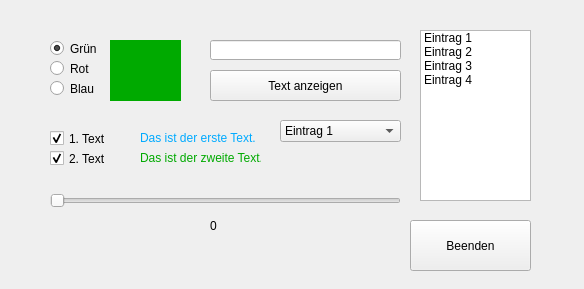
<?xml version="1.0" encoding="UTF-8"?>
<ui version="4.0">
 <class>frmMain</class>
 <widget class="QWidget" name="frmMain">
  <property name="geometry">
   <rect>
    <x>0</x>
    <y>0</y>
    <width>584</width>
    <height>289</height>
   </rect>
  </property>
  <property name="windowTitle">
   <string>GUI - Grundelemente</string>
  </property>
  <widget class="QPushButton" name="btnClose">
   <property name="geometry">
    <rect>
     <x>410</x>
     <y>220</y>
     <width>121</width>
     <height>51</height>
    </rect>
   </property>
   <property name="text">
    <string>Beenden</string>
   </property>
  </widget>
  <widget class="QRadioButton" name="rbGreen">
   <property name="geometry">
    <rect>
     <x>50</x>
     <y>40</y>
     <width>82</width>
     <height>17</height>
    </rect>
   </property>
   <property name="text">
    <string>Grün</string>
   </property>
   <property name="checked">
    <bool>true</bool>
   </property>
  </widget>
  <widget class="QRadioButton" name="rbRed">
   <property name="geometry">
    <rect>
     <x>50</x>
     <y>60</y>
     <width>82</width>
     <height>17</height>
    </rect>
   </property>
   <property name="text">
    <string>Rot</string>
   </property>
  </widget>
  <widget class="QRadioButton" name="rbBlue">
   <property name="geometry">
    <rect>
     <x>50</x>
     <y>80</y>
     <width>82</width>
     <height>17</height>
    </rect>
   </property>
   <property name="text">
    <string>Blau</string>
   </property>
  </widget>
  <widget class="QLabel" name="lblColor">
   <property name="geometry">
    <rect>
     <x>110</x>
     <y>40</y>
     <width>71</width>
     <height>61</height>
    </rect>
   </property>
   <property name="styleSheet">
    <string notr="true">background-color: rgb(0, 170, 0);</string>
   </property>
   <property name="text">
    <string/>
   </property>
  </widget>
  <widget class="QLineEdit" name="lineEdit">
   <property name="geometry">
    <rect>
     <x>210</x>
     <y>40</y>
     <width>191</width>
     <height>20</height>
    </rect>
   </property>
   <property name="styleSheet">
    <string notr="true">color: rgb(255, 0, 127);</string>
   </property>
  </widget>
  <widget class="QPushButton" name="btnShow">
   <property name="geometry">
    <rect>
     <x>210</x>
     <y>70</y>
     <width>191</width>
     <height>31</height>
    </rect>
   </property>
   <property name="text">
    <string>Text anzeigen</string>
   </property>
  </widget>
  <widget class="QCheckBox" name="cbText1">
   <property name="geometry">
    <rect>
     <x>50</x>
     <y>130</y>
     <width>70</width>
     <height>17</height>
    </rect>
   </property>
   <property name="text">
    <string>1. Text</string>
   </property>
   <property name="checked">
    <bool>true</bool>
   </property>
  </widget>
  <widget class="QCheckBox" name="cbText2">
   <property name="geometry">
    <rect>
     <x>50</x>
     <y>150</y>
     <width>70</width>
     <height>17</height>
    </rect>
   </property>
   <property name="text">
    <string>2. Text</string>
   </property>
   <property name="checked">
    <bool>true</bool>
   </property>
  </widget>
  <widget class="QLabel" name="lblText1">
   <property name="geometry">
    <rect>
     <x>140</x>
     <y>130</y>
     <width>121</width>
     <height>16</height>
    </rect>
   </property>
   <property name="styleSheet">
    <string notr="true">color: rgb(0, 170, 255);</string>
   </property>
   <property name="text">
    <string>Das ist der erste Text.</string>
   </property>
  </widget>
  <widget class="QLabel" name="lblText2">
   <property name="geometry">
    <rect>
     <x>140</x>
     <y>150</y>
     <width>121</width>
     <height>16</height>
    </rect>
   </property>
   <property name="styleSheet">
    <string notr="true">color: rgb(0, 170, 0);</string>
   </property>
   <property name="text">
    <string>Das ist der zweite Text.</string>
   </property>
  </widget>
  <widget class="QSlider" name="hSlider">
   <property name="geometry">
    <rect>
     <x>50</x>
     <y>190</y>
     <width>351</width>
     <height>22</height>
    </rect>
   </property>
   <property name="orientation">
    <enum>Qt::Horizontal</enum>
   </property>
  </widget>
  <widget class="QLabel" name="lblSliderValue">
   <property name="geometry">
    <rect>
     <x>190</x>
     <y>210</y>
     <width>47</width>
     <height>31</height>
    </rect>
   </property>
   <property name="styleSheet">
    <string notr="true">font: 75 20pt &quot;MS Shell Dlg 2&quot;;</string>
   </property>
   <property name="text">
    <string>0</string>
   </property>
   <property name="alignment">
    <set>Qt::AlignCenter</set>
   </property>
  </widget>
  <widget class="QListWidget" name="listWidget">
   <property name="geometry">
    <rect>
     <x>420</x>
     <y>30</y>
     <width>111</width>
     <height>171</height>
    </rect>
   </property>
   <item>
    <property name="text">
     <string>Eintrag 1</string>
    </property>
   </item>
   <item>
    <property name="text">
     <string>Eintrag 2</string>
    </property>
   </item>
   <item>
    <property name="text">
     <string>Eintrag 3</string>
    </property>
   </item>
   <item>
    <property name="text">
     <string>Eintrag 4</string>
    </property>
   </item>
  </widget>
  <widget class="QComboBox" name="comboBox">
   <property name="geometry">
    <rect>
     <x>280</x>
     <y>120</y>
     <width>121</width>
     <height>22</height>
    </rect>
   </property>
   <property name="currentText">
    <string>Eintrag 1</string>
   </property>
   <item>
    <property name="text">
     <string>Eintrag 1</string>
    </property>
   </item>
   <item>
    <property name="text">
     <string>Eintrag 2</string>
    </property>
   </item>
   <item>
    <property name="text">
     <string>Eintrag 3</string>
    </property>
   </item>
  </widget>
 </widget>
 <resources/>
 <connections>
  <connection>
   <sender>btnClose</sender>
   <signal>clicked()</signal>
   <receiver>btnClose</receiver>
   <slot>click()</slot>
   <hints>
    <hint type="sourcelabel">
     <x>470</x>
     <y>248</y>
    </hint>
    <hint type="destinationlabel">
     <x>470</x>
     <y>248</y>
    </hint>
   </hints>
  </connection>
  <connection>
   <sender>btnShow</sender>
   <signal>clicked()</signal>
   <receiver>btnShow</receiver>
   <slot>click()</slot>
   <hints>
    <hint type="sourcelabel">
     <x>252</x>
     <y>80</y>
    </hint>
    <hint type="destinationlabel">
     <x>252</x>
     <y>80</y>
    </hint>
   </hints>
  </connection>
  <connection>
   <sender>rbGreen</sender>
   <signal>clicked()</signal>
   <receiver>rbGreen</receiver>
   <slot>click()</slot>
   <hints>
    <hint type="sourcelabel">
     <x>75</x>
     <y>46</y>
    </hint>
    <hint type="destinationlabel">
     <x>75</x>
     <y>46</y>
    </hint>
   </hints>
  </connection>
  <connection>
   <sender>rbRed</sender>
   <signal>clicked()</signal>
   <receiver>rbRed</receiver>
   <slot>click()</slot>
   <hints>
    <hint type="sourcelabel">
     <x>60</x>
     <y>64</y>
    </hint>
    <hint type="destinationlabel">
     <x>60</x>
     <y>64</y>
    </hint>
   </hints>
  </connection>
  <connection>
   <sender>rbBlue</sender>
   <signal>clicked()</signal>
   <receiver>rbBlue</receiver>
   <slot>click()</slot>
   <hints>
    <hint type="sourcelabel">
     <x>73</x>
     <y>86</y>
    </hint>
    <hint type="destinationlabel">
     <x>73</x>
     <y>86</y>
    </hint>
   </hints>
  </connection>
  <connection>
   <sender>cbText1</sender>
   <signal>clicked()</signal>
   <receiver>cbText1</receiver>
   <slot>click()</slot>
   <hints>
    <hint type="sourcelabel">
     <x>72</x>
     <y>131</y>
    </hint>
    <hint type="destinationlabel">
     <x>72</x>
     <y>130</y>
    </hint>
   </hints>
  </connection>
  <connection>
   <sender>cbText2</sender>
   <signal>clicked()</signal>
   <receiver>cbText2</receiver>
   <slot>click()</slot>
   <hints>
    <hint type="sourcelabel">
     <x>95</x>
     <y>160</y>
    </hint>
    <hint type="destinationlabel">
     <x>96</x>
     <y>159</y>
    </hint>
   </hints>
  </connection>
  <connection>
   <sender>hSlider</sender>
   <signal>sliderMoved(int)</signal>
   <receiver>hSlider</receiver>
   <slot>setValue(int)</slot>
   <hints>
    <hint type="sourcelabel">
     <x>179</x>
     <y>196</y>
    </hint>
    <hint type="destinationlabel">
     <x>179</x>
     <y>196</y>
    </hint>
   </hints>
  </connection>
 </connections>
</ui>
